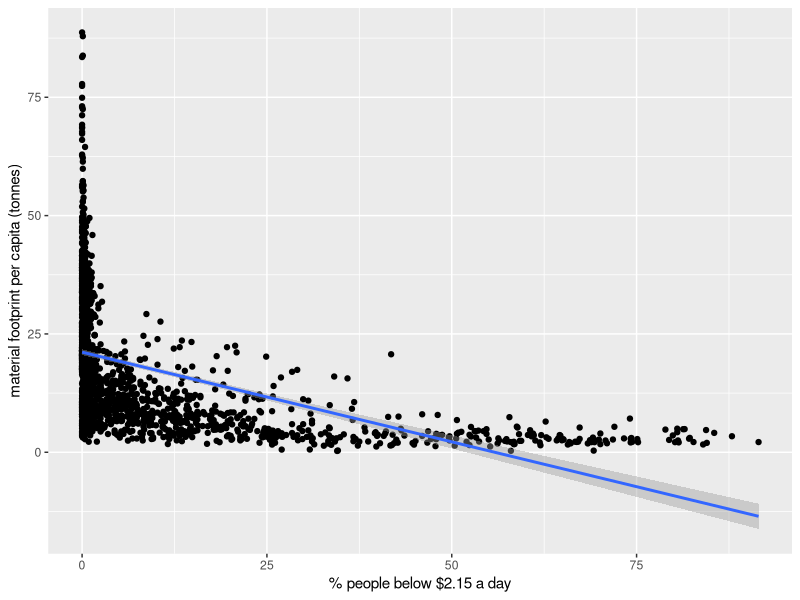
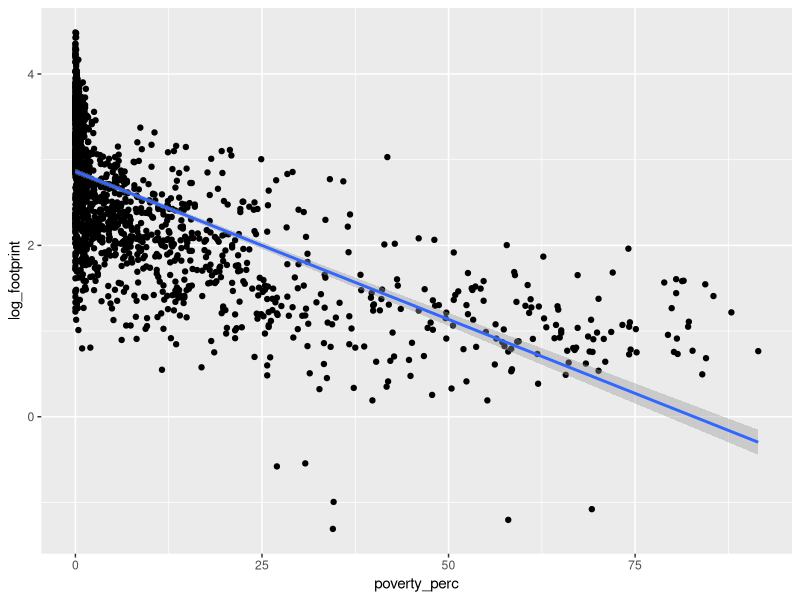
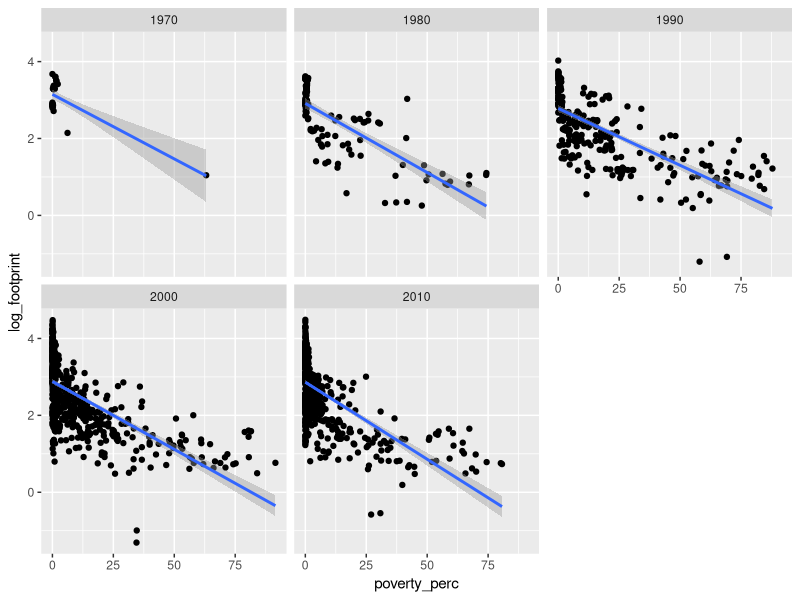
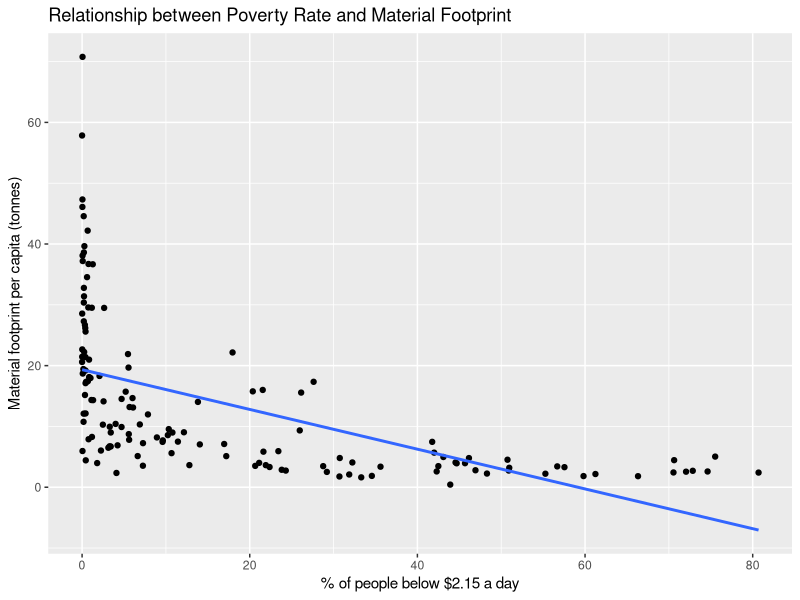

Write the R code that produced these figures, in order.
## ---- chunk 1
library(tidyverse)
library(broom)
library(kableExtra)
poverty_data<-read_csv("extreme_poverty_percent_people_below_215_a_day.csv")

footprint_date<-read.csv("matfootp_cap.csv")

## ---- chunk 2
poverty_data <- poverty_data |>
  select(country, "1970":"2019") |>
  pivot_longer(cols = "1970":"2019",
               names_to = "year",
               values_to = "% people below $2.15 a day")
## ---- chunk 3
footprint_date <- footprint_date |>
  rename_with(~ str_remove(., "^X")) |>
  pivot_longer(cols = "1970":"2019",
               names_to = "year",
               values_to = "material footprint per capita (tonnes)") |>
  full_join(poverty_data, join_by(country, year)) |>
  filter(!is.na(`% people below $2.15 a day`)) |>
  filter(!is.na(`material footprint per capita (tonnes)`)) |>
  mutate(`% people below $2.15 a day` =
           as.numeric(`% people below $2.15 a day`)) |>
  mutate(`material footprint per capita (tonnes)` =
           as.numeric(`material footprint per capita (tonnes)`)) |>
  mutate(year =
           as.numeric(year))
## ---- chunk 4
first_model <- footprint_date |>
  ggplot(aes(x = `% people below $2.15 a day`, 
             y = `material footprint per capita (tonnes)`)) +
  geom_point() +
  geom_smooth(method = "lm", formula = y ~ x)
first_model

lin_mod1 <-
  lm(`material footprint per capita (tonnes)` ~ `% people below $2.15 a day`, data = footprint_date)
summary(lin_mod1)
## ---- chunk 5
footprint_date_new <- footprint_date |>
  rename(footprint = `material footprint per capita (tonnes)`, 
         poverty_perc = `% people below $2.15 a day`) |>
  mutate(log_footprint = log(footprint))

  log_model <- footprint_date_new |>
  ggplot(aes(x = poverty_perc, 
             y = log_footprint)) +
  geom_point() +
  geom_smooth(method = "lm", formula = y ~ x)
log_model

lin_mod_log <-
  lm(log_footprint ~ poverty_perc, data = footprint_date_new)
summary(lin_mod_log)
## ---- chunk 6
plot_time <- footprint_date_new |>
  mutate(decade =  10 * floor(year/10)) |>
  ggplot(aes(x = poverty_perc, 
             y = log_footprint)) +
  geom_point() +
  geom_smooth(method = lm, formula = y ~ x) +
  facet_wrap(~ decade)
plot_time
## ---- chunk 7
footprint_data_regression <- footprint_date_new %>%
  group_by(country) %>%
  summarise(
    avg_footprint = mean(footprint, na.rm = TRUE),
    avg_poverty_perc = mean(poverty_perc, na.rm = TRUE)
  )

lin_mod <- lm(avg_footprint ~ avg_poverty_perc, data = footprint_data_regression)

# Summary of the linear regression model
summary(lin_mod)

ggplot(footprint_data_regression, aes(x = avg_poverty_perc, y = avg_footprint)) +
  geom_point() +
  geom_smooth(method = "lm", formula = y ~ x, se = FALSE) +
  labs(x = "% of people below $2.15 a day",
       y = "Material footprint per capita (tonnes)",
       title = "Relationship between Poverty Rate and Material Footprint")
## ---- chunk 8
response_variance <- var(footprint_date_new$log_footprint)
fitted_values <- fitted(lin_mod_log)
fitted_variance <- var(fitted_values)
residuals_variance <- var(residuals(lin_mod_log))
## ---- chunk 9
variance_table <- data.frame(  `Variance Type` = c("Response Values", "Fitted Values", "Residuals"),  `Variance` = c(response_variance, fitted_variance, residuals_variance))
## ---- chunk 10
variance_table |>  kable("html", col.names = c("Variance Type", "Variance"), digits = 4) |>  
kable_styling(full_width = F, bootstrap_options = c("striped", "hover", "condensed", "responsive"))|>  
row_spec(0, bold = TRUE, color = "white", background = "turquoise")
## ---- chunk 11
r_squared <- summary(lin_mod_log)$r.squared
